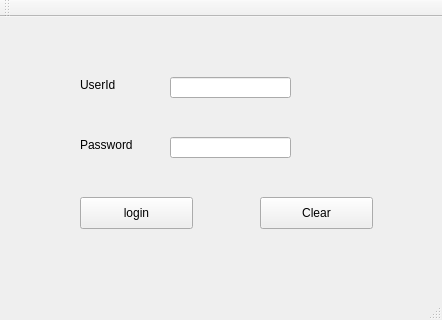
<?xml version="1.0" encoding="UTF-8"?>
<ui version="4.0">
 <class>MainWindow</class>
 <widget class="QMainWindow" name="MainWindow">
  <property name="geometry">
   <rect>
    <x>0</x>
    <y>0</y>
    <width>442</width>
    <height>320</height>
   </rect>
  </property>
  <property name="windowTitle">
   <string>MainWindow</string>
  </property>
  <widget class="QWidget" name="centralWidget">
   <widget class="QPushButton" name="pushButton_1">
    <property name="geometry">
     <rect>
      <x>80</x>
      <y>180</y>
      <width>113</width>
      <height>32</height>
     </rect>
    </property>
    <property name="text">
     <string>login</string>
    </property>
   </widget>
   <widget class="QPushButton" name="pushButton_2">
    <property name="geometry">
     <rect>
      <x>260</x>
      <y>180</y>
      <width>113</width>
      <height>32</height>
     </rect>
    </property>
    <property name="text">
     <string>Clear</string>
    </property>
   </widget>
   <widget class="QLineEdit" name="labelPassword">
    <property name="geometry">
     <rect>
      <x>170</x>
      <y>120</y>
      <width>121</width>
      <height>21</height>
     </rect>
    </property>
    <property name="echoMode">
     <enum>QLineEdit::Password</enum>
    </property>
   </widget>
   <widget class="QLineEdit" name="LabelUserid">
    <property name="geometry">
     <rect>
      <x>170</x>
      <y>60</y>
      <width>121</width>
      <height>21</height>
     </rect>
    </property>
   </widget>
   <widget class="QLabel" name="label">
    <property name="geometry">
     <rect>
      <x>80</x>
      <y>120</y>
      <width>59</width>
      <height>16</height>
     </rect>
    </property>
    <property name="text">
     <string>Password</string>
    </property>
   </widget>
   <widget class="QLabel" name="label_2">
    <property name="geometry">
     <rect>
      <x>80</x>
      <y>60</y>
      <width>59</width>
      <height>16</height>
     </rect>
    </property>
    <property name="text">
     <string>UserId</string>
    </property>
   </widget>
  </widget>
  <widget class="QMenuBar" name="menuBar">
   <property name="geometry">
    <rect>
     <x>0</x>
     <y>0</y>
     <width>442</width>
     <height>22</height>
    </rect>
   </property>
  </widget>
  <widget class="QToolBar" name="mainToolBar">
   <attribute name="toolBarArea">
    <enum>TopToolBarArea</enum>
   </attribute>
   <attribute name="toolBarBreak">
    <bool>false</bool>
   </attribute>
  </widget>
  <widget class="QStatusBar" name="statusBar"/>
 </widget>
 <layoutdefault spacing="6" margin="11"/>
 <resources/>
 <connections>
  <connection>
   <sender>pushButton_2</sender>
   <signal>clicked()</signal>
   <receiver>MainWindow</receiver>
   <slot>buttonClickHandler()</slot>
   <hints>
    <hint type="sourcelabel">
     <x>317</x>
     <y>233</y>
    </hint>
    <hint type="destinationlabel">
     <x>316</x>
     <y>428</y>
    </hint>
   </hints>
  </connection>
 </connections>
 <slots>
  <slot>buttonClickHandler()</slot>
 </slots>
</ui>
